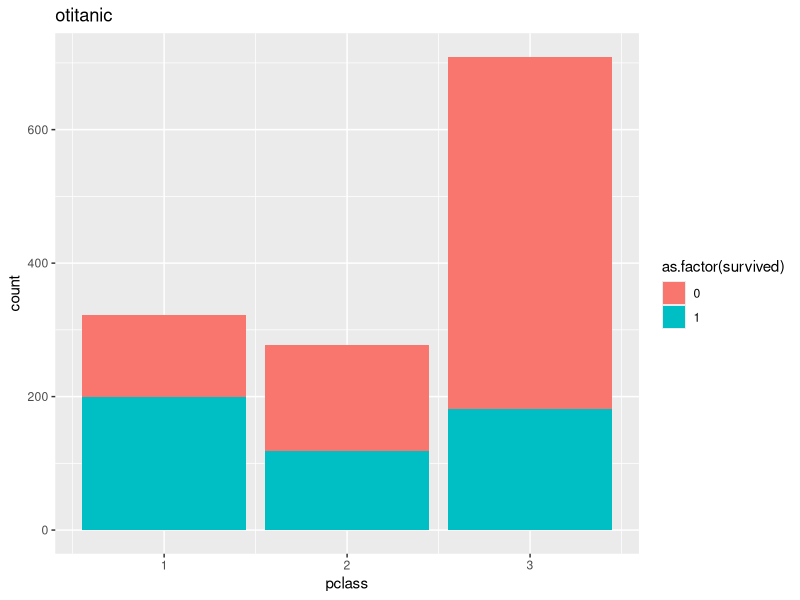
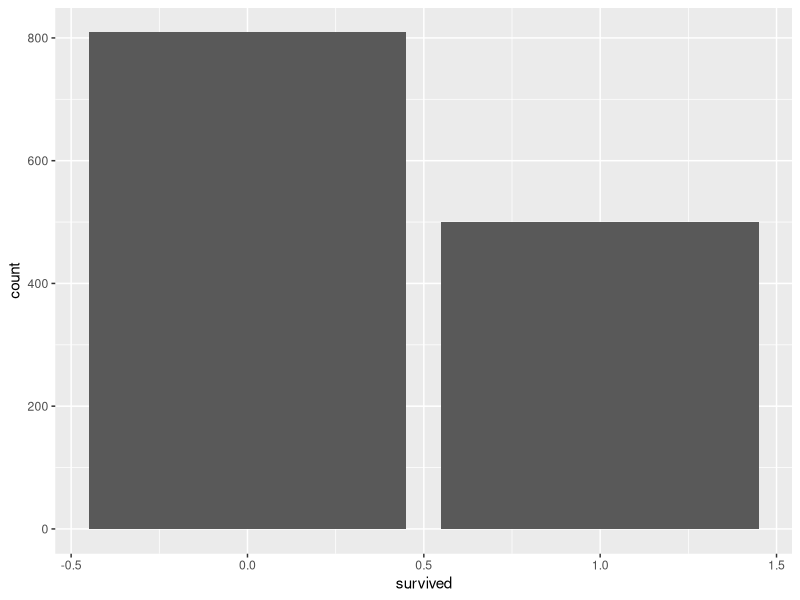
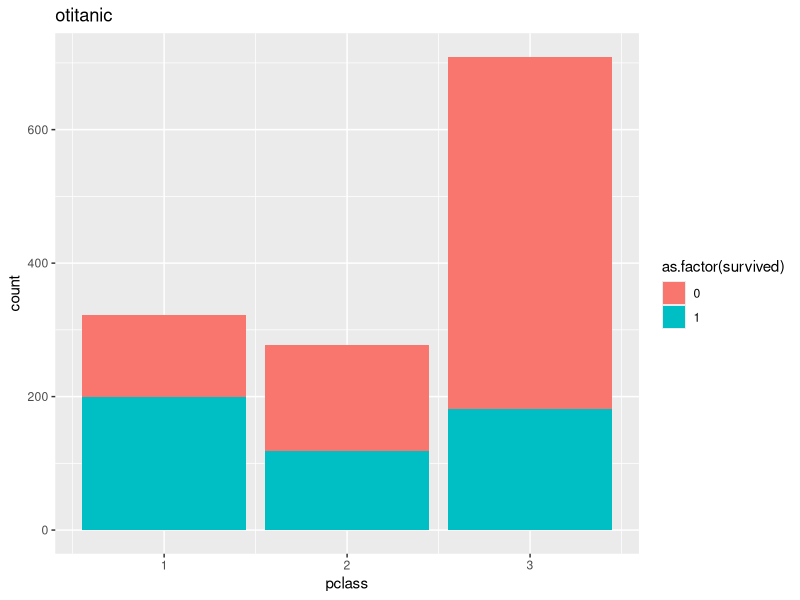
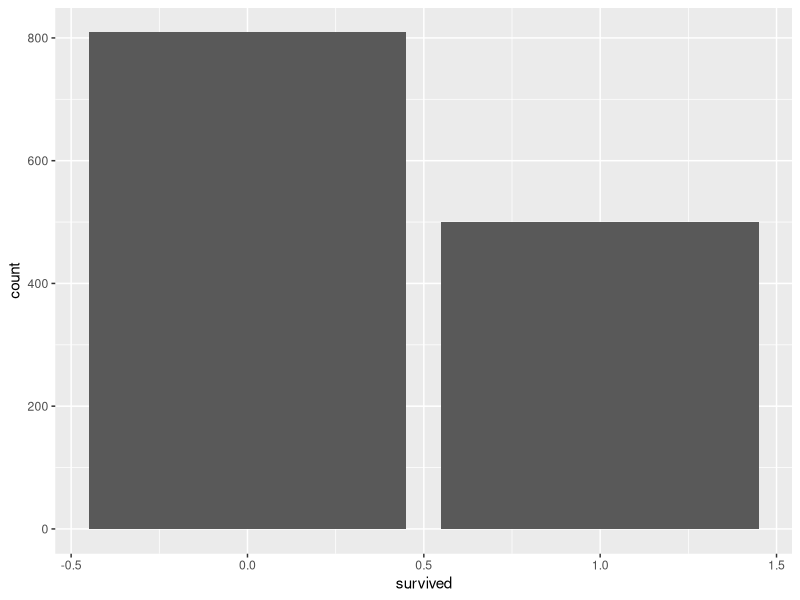

Write R code to recreate these figures, in order.
library(readr)
library(ggplot2)

data <- readr::read_csv("data/titanic_clean.csv")

# eda
ggplot(data = data, aes(x = pclass, fill = as.factor(survived))) +
  geom_bar() + 
  ggtitle("otitanic")
ggsave("output/titanic1.png")

ggplot(data, aes(x = survived)) +
  geom_bar()
ggsave("output/titanic2.png")

print("Script 2 complete")